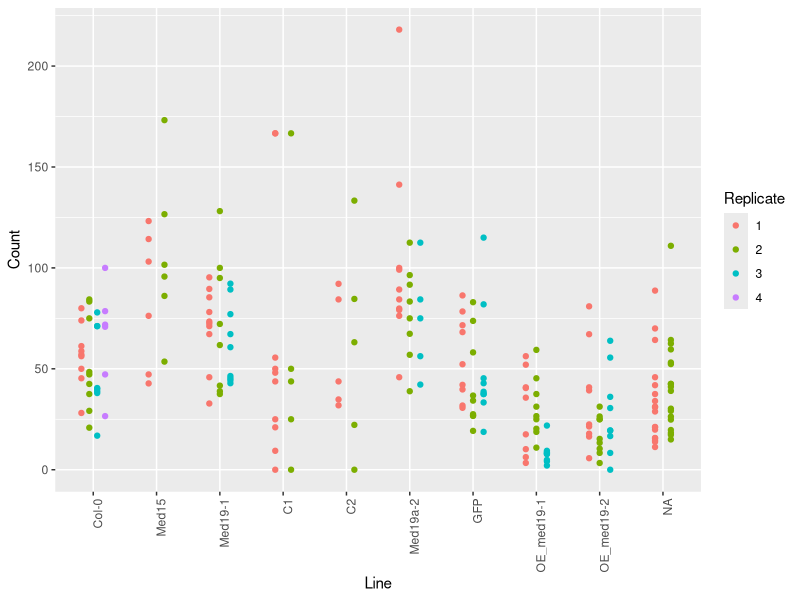
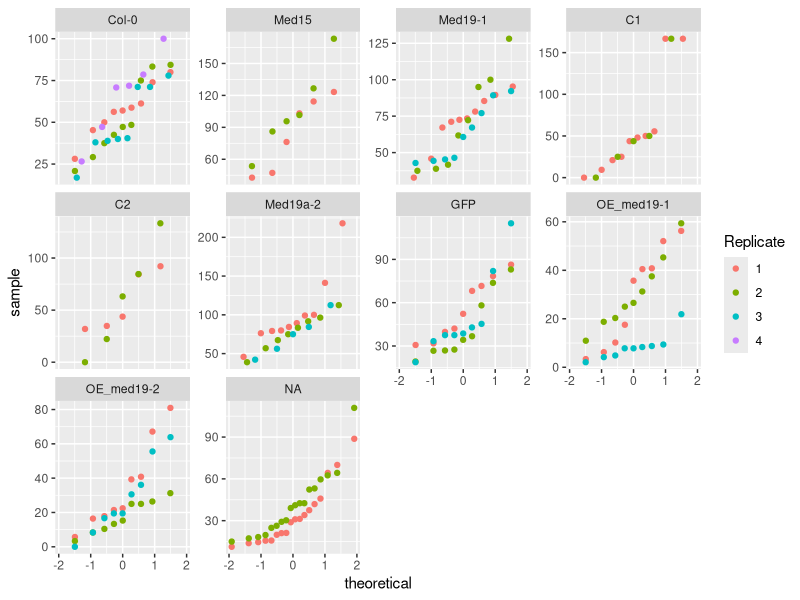
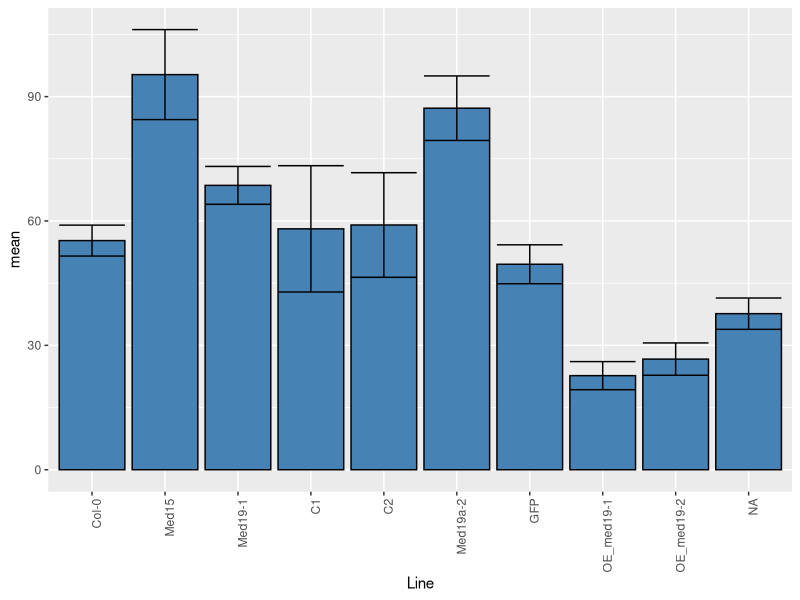

R code for these plots, in order:
## ---- chunk 1
library(ggplot2)
data <- read.csv('data/reshaped_data.csv', header=TRUE)
data$Replicate <- as.factor(data$Replicate)
data$Line <- factor(data$Line, c("Col-0","Med15", "Med19-1","C1","C2","Med19a-2","GFP", "OE_med19-1","OE_med19-2","med25","Med21"))
basic <- ggplot(data, aes(Line,Count))
scatter <- basic + geom_jitter(aes(colour=Replicate),position = position_dodge(width=0.5)) + theme(axis.text.x = element_text(angle = 90, hjust = 1))
scatter
## ---- chunk 2
#qnorm is default distribution - we are testing for a normal distribution
ggplot(data, aes(sample=Count)) + geom_jitter(stat="qq", aes(colour=Replicate) ) + facet_wrap( ~ Line, scales = "free_y")
## ---- chunk 3
library(plyr)
summary <- ddply(data,"Line",summarise, mean=mean(Count),median=median(Count),diff=abs(mean(Count) - median(Count)), std_dev=sd(Count), std_err=sd(Count)/sqrt(length(Count)))
summary
## ---- chunk 4
ggplot(summary, aes(x=Line, y=mean)) + geom_bar(position=position_dodge(), stat="identity", fill="steelblue",colour="black") + geom_errorbar(aes(ymin=mean-std_err, ymax=mean+std_err)) + theme(axis.text.x = element_text(angle = 90, hjust = 1)) 
## ---- chunk 5
library(reshape)
bioreps <- cast(data, Line~Replicate, mean)
bioreps <- melt(bioreps)
bioreps
## ---- chunk 6
### ANOVA and Tukey's HSD on all pairwise - though really only interested in VS Col-0 the control
fit <- aov(lm(value ~ Line,data=bioreps))
TukeyHSD(fit)               
## ---- chunk 7
under_150 <- data[data$value < 150, ]
bioreps_under150 <- cast(data, Line~Replicate, mean)
bioreps_under150 <- melt(bioreps_under150)
fit <- aov(lm(value ~ Line,data=bioreps_under150))
TukeyHSD(fit)
## ---- chunk 8
of_interest <- bioreps_under150[bioreps_under150$Line %in% c("Col-0", "Med19-1", "Med19a-2", "OE_med19-1", "OE_med19-2"), ]
fit <- aov(lm(value ~ Line,data=of_interest))
TukeyHSD(fit)
